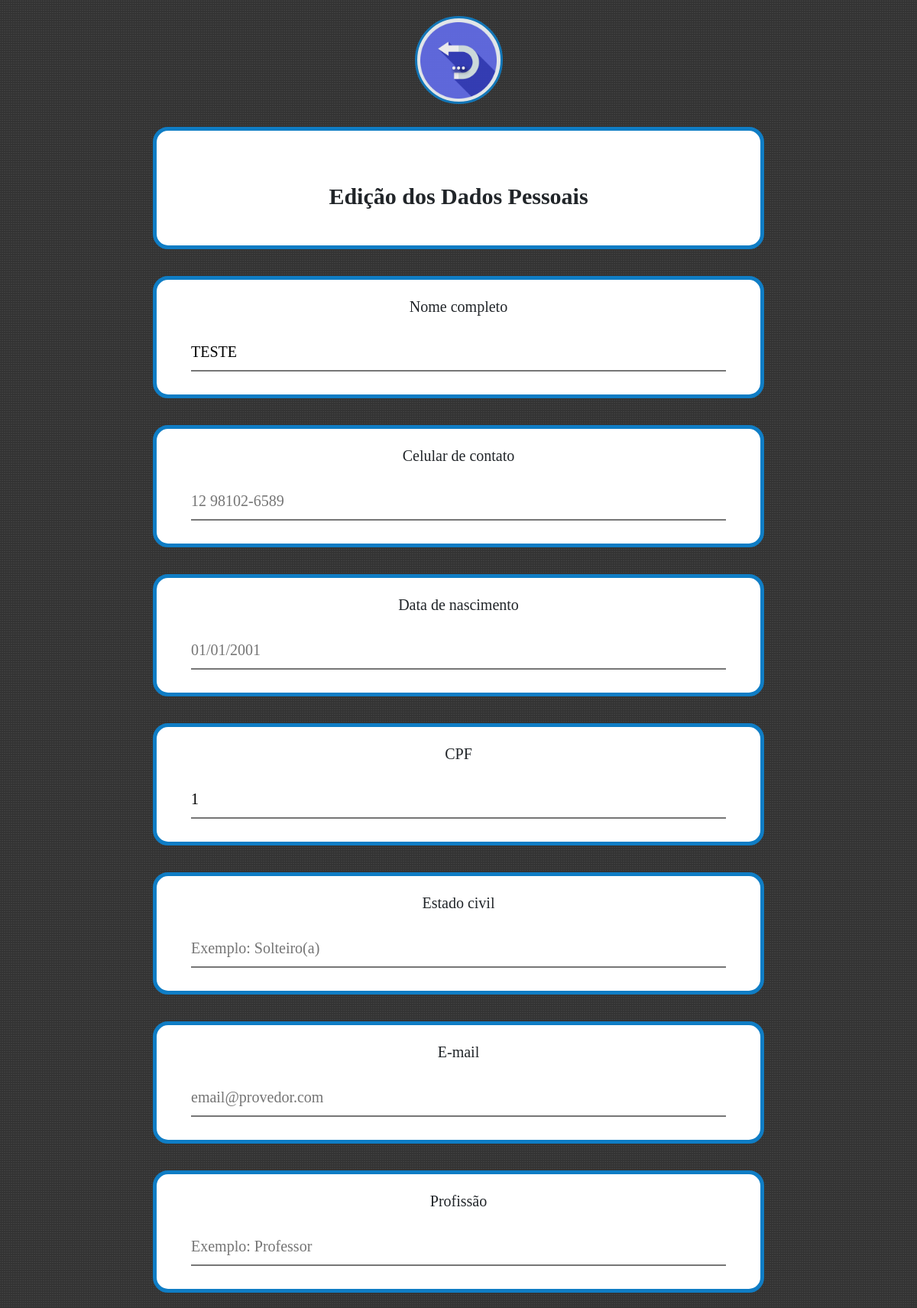
Before: /php/editar_dados/editar_usuario.php?id_pac=11 (upper part) with the older database file.
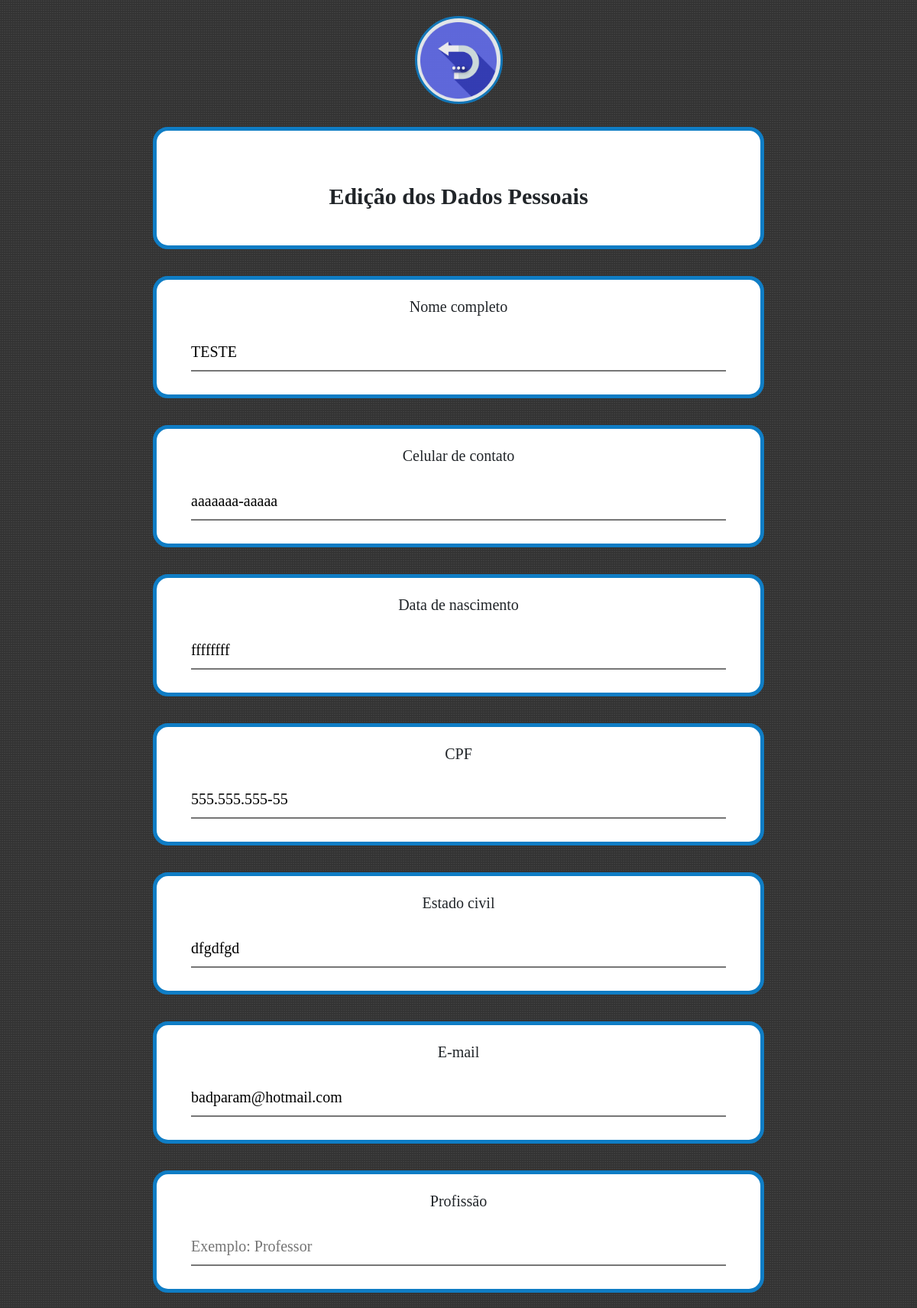
After: the same page with the newer database file.
### tables this page shows
CREATE TABLE `dados_paciente` (
  `id_pac` int(11) NOT NULL,
  `CPF` varchar(14) DEFAULT NULL,
  `nome` varchar(40) DEFAULT NULL,
  `celular` varchar(14) DEFAULT NULL,
  `idade` varchar(10) DEFAULT NULL,
  `estado_civil` varchar(30) DEFAULT NULL,
  `email` varchar(40) DEFAULT NULL,
  `work` varchar(40) DEFAULT NULL,
  `gender` varchar(10) DEFAULT NULL,
  `convenio` varchar(20) DEFAULT NULL,
  `CEP` varchar(20) DEFAULT NULL,
  `ad_number` varchar(10) DEFAULT NULL,
  `street` varchar(40) DEFAULT NULL,
  `district` varchar(40) DEFAULT NULL,
  `city` varchar(40) DEFAULT NULL,
  `state` varchar(10) DEFAULT NULL,
  `criado` varchar(30) DEFAULT NULL,
  `modificado` varchar(30) DEFAULT NULL
);

### php/editar_dados/editar_usuario.php (the view, shortened to what this page needs)
<?php
    include_once("conexao.php");
    $id_pac = filter_input(INPUT_GET, 'id_pac', FILTER_SANITIZE_NUMBER_INT);
    $result_usuario = "SELECT * FROM dados_paciente WHERE id_pac = '$id_pac'";
    $resultado_usuario = mysqli_query($conn, $result_usuario);
    $row_usuario = mysqli_fetch_assoc($resultado_usuario);
?>
<html>
    <head>
        <?php include "./header.php"; ?>
	</head>
<body>
    <div class="top">
    </div>
    <div class="middle">
        <div id="home-dashboard">
            <?php include "menu.php"; ?>
            <div id="information" class="form-group">
                <p> Edição dos Dados Pessoais </p>
            </div>
            <form method="POST"	action="./proc_edit_usuario.php">
                <div class="form-group">
                    <div class="question">
                        <p2>Nome completo</p2>
                    </div>
                    <div class="answer">
                        <input type="text" name="nome" placeholder="Seu nome" value="<?php echo $row_usuario['nome']; ?>"/>
                    </div>
                </div>
                <div class="form-group">
                    <div class="question">
                        <p2>Celular de contato</p2>
                    </div>
                    <div class="answer">
                        <input type="text" name="celular" placeholder="12 98102-6589" value="<?php echo $row_usuario['celular']; ?>" maxlength="14" onkeypress="formatar_mascara(this,'## #####-####')"/>
                    </div>
                </div>
                <div class="form-group">
                    <div class="question">
                        <p2>Data de nascimento</p2>
                    </div>
                    <div class="answer">
                        <input type="text" name="idade" placeholder="01/01/2001" value="<?php echo $row_usuario['idade']; ?>" maxlength="10" onkeypress="formatar_mascara(this,'##/##/####')"/>
                    </div>
                </div>
                <div class="form-group">
                    <div class="question">
                        <p2>CPF</p2>
                    </div>
                    <div class="answer">
                        <input type="text" name="CPF" placeholder="123.456.789-11" value="<?php echo $row_usuario['CPF']; ?>" maxlength="14" onkeypress="formatar_mascara(this,'###.###.###-##')"/>
                    </div>
                </div>
                <div class="form-group">
                    <div class="question">
                        <p2>Estado civil</p2>
                    </div>
                    <div class="answer">
                        <input type="text" name="estado_civil" placeholder="Exemplo: Solteiro(a)" value="<?php echo $row_usuario['estado_civil']; ?>"/>
                    </div>
                </div>
                <div class="form-group">
                    <div class="question">
                        <p2>E-mail</p2>
                    </div>
                    <div class="answer">
                        <input type="email" name="email" placeholder="email@provedor.com" value="<?php echo $row_usuario['email']; ?>"/>
                    </div>
                </div>
                <div class="form-group">
                    <div class="question">
                        <p2>Profissão</p2>
                    </div>
                    <div class="answer">
                        <input type="text" name="work" placeholder="Exemplo: Professor" value="<?php echo $row_usuario['work']; ?>"/>
                    </div>
                </div>
            </form>
        </div>
    </div>
</body>
</html>

Changed rows visible on the page:
changed dados_paciente "TESTE": celular (not shown) → "aaaaaaa-aaaaa"; idade (not shown) → "ffffffff"; CPF "1" → "555.555.555-55"; estado_civil (not shown) → "dfgdfgd"; email (not shown) → "badparam@hotmail.com"
